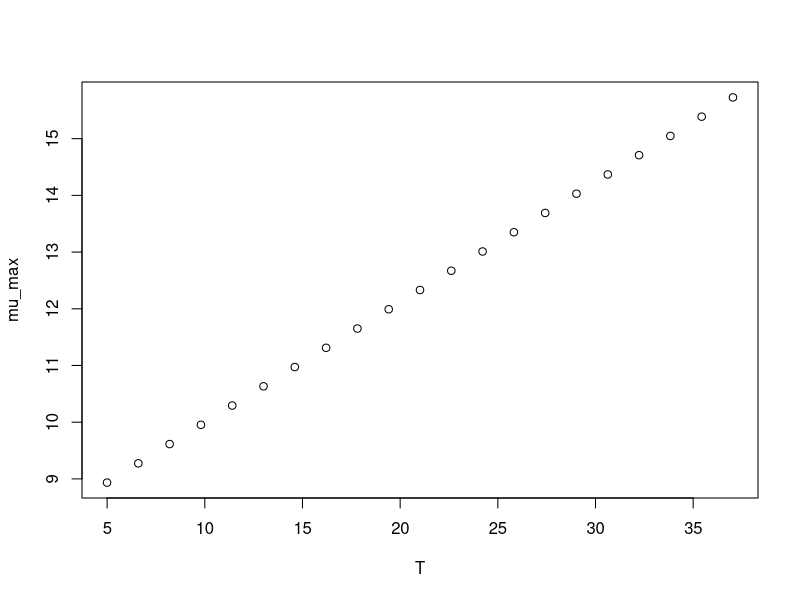

This figure's R source:
#############################
# start of Parameter script
#############################
T <- seq(4.995004995005,37.037,length.out=21)
#############################
# end of Parameter script
#############################
############################# 
# start of Model script Gropin ID 1147 
#############################
 
# constant coefficients for this model
 
variables <- data.frame(T)
argumentsPar <- expand.grid(variables)
 
# heart of the model
response_surface <- function(T) {
   mumax <-0.212*(T+37.15)

return(mumax=mumax)
} 

# output parameters
mumax <- cbind(argumentsPar,response_surface(argumentsPar['T']))
colnames(mumax) <- c(colnames(argumentsPar),'mumax')
#############################
# End of Model script
#############################
############################# 
# start of Visualisation script Gropin ID 1147 
#############################
plot(T,mumax$mumax,
                          xlab='T',
                          ylab='mu_max')
#############################
# End of Visualisation script
#############################
